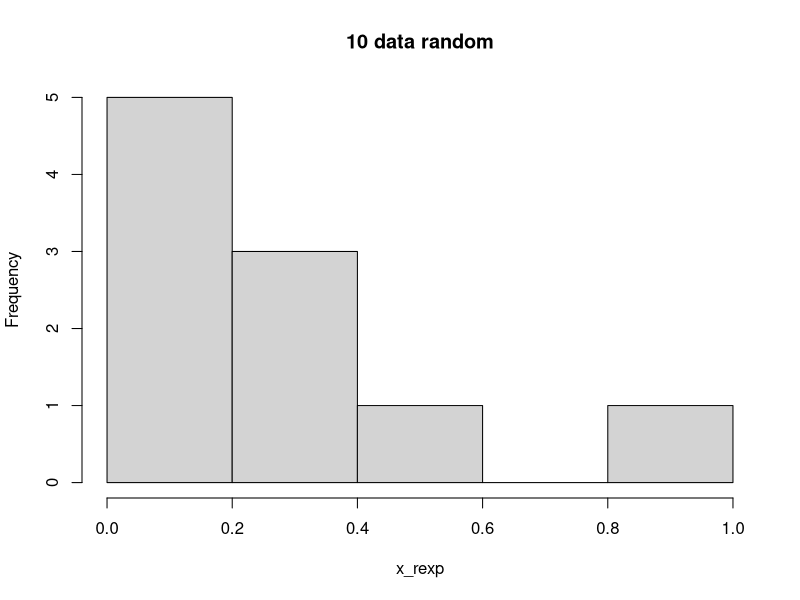
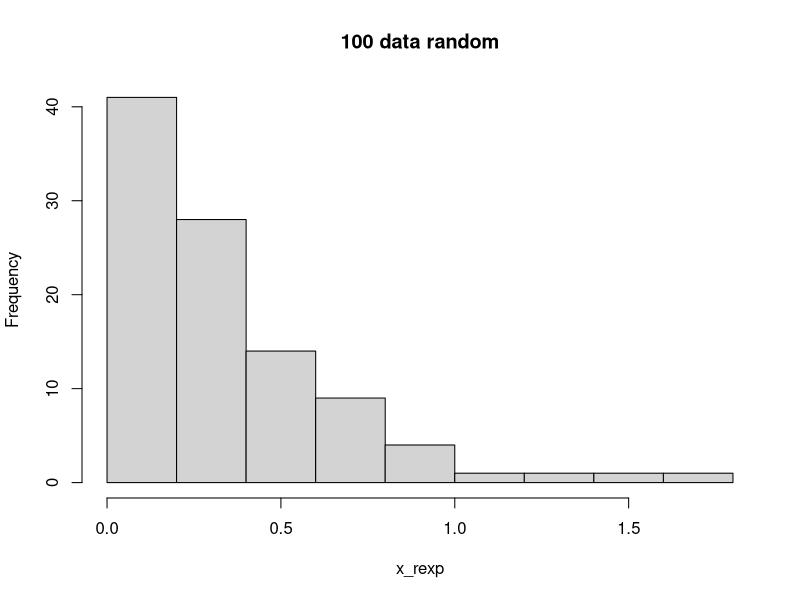
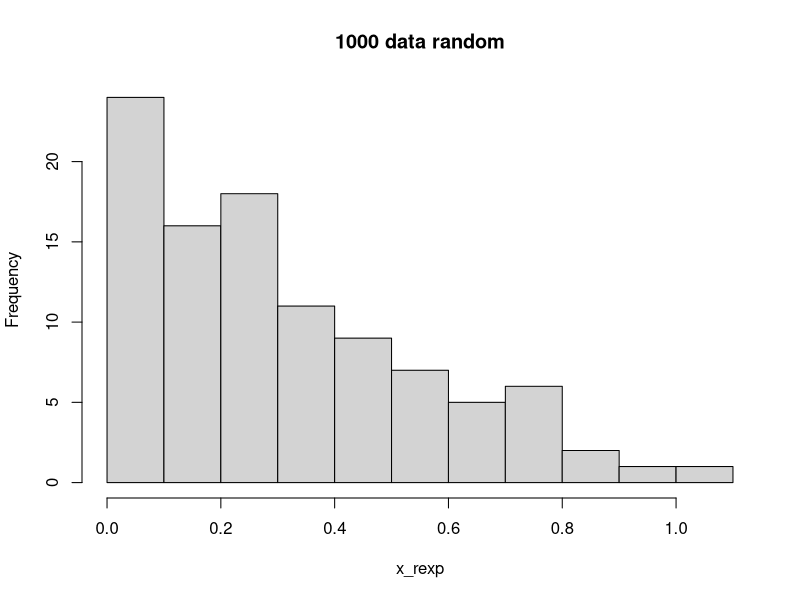
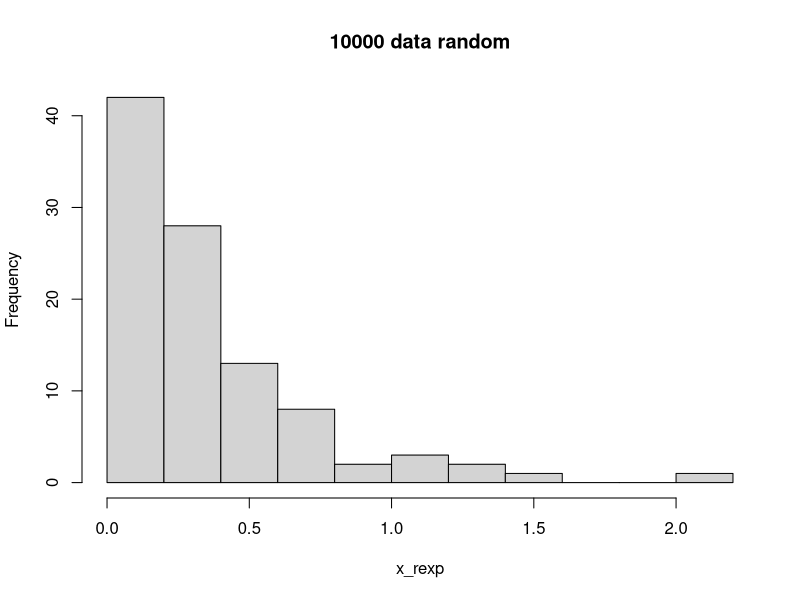

These figures' R source, in order:
lamda = 3
#5.a
#dibutuhkan 2 nilai yaitu nilai x (peubah acak) dan nilai lamda
#dalam hal ini saya kan mengasumsikan nilai x = 3
dexp(3, lamda)

#5.b
set.seed(1)
x_rexp <- rexp(10, lamda)
hist(x_rexp, main = "10 data random")

x_rexp <- rexp(100, lamda)
hist(x_rexp, main = "100 data random")


x_rexp <- rexp(100, lamda)
hist(x_rexp, main = "1000 data random")


x_rexp <- rexp(100, lamda)
hist(x_rexp, main = "10000 data random")

#5.c
#rataan
rataan <- 1/lamda
rataan
#varians
varians <- 1/(lamda^2)
varians